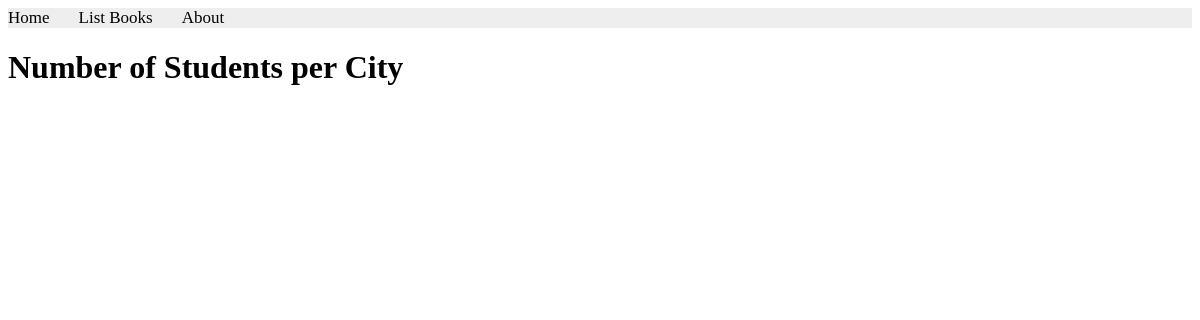
The page /books/lab8/task7/ on the database as committed earlier.
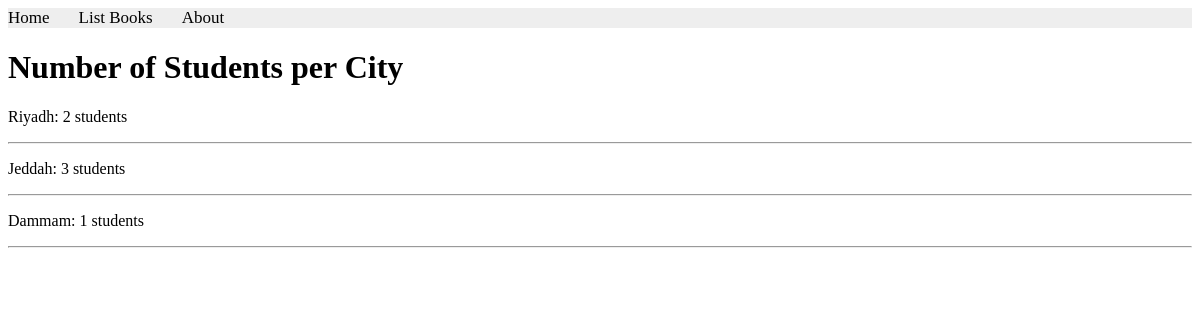
The same page on the database as committed later.
### apps/bookmodule/models.py (models this page shows)
class Address(models.Model):
    city = models.CharField(max_length=100)

### apps/bookmodule/views.py (the view)
# urls.py: path('lab8/task7/', views.lab8_task7, name='books.lab8_task7'),
def lab8_task7(request):
    cities = Address.objects.annotate(student_count=Count('student'))
    return render(request, 'bookmodule/lab8_task7.html', {'cities': cities})

### apps/templates/bookmodule/lab8_task7.html (shortened to what this page needs)
{% extends "layouts/base.html" %}
{% block content %}
<h1>Number of Students per City</h1>
{% for city in cities %}
    <p>{{ city.city }}: {{ city.student_count }} students</p>
    <hr>
{% endfor %}
{% endblock content %}

Rows that differ between the two databases and show on the page:
added Address: city "Riyadh", student_count "2"
added Address: city "Jeddah", student_count "3"
added Address: city "Dammam", student_count "1"
